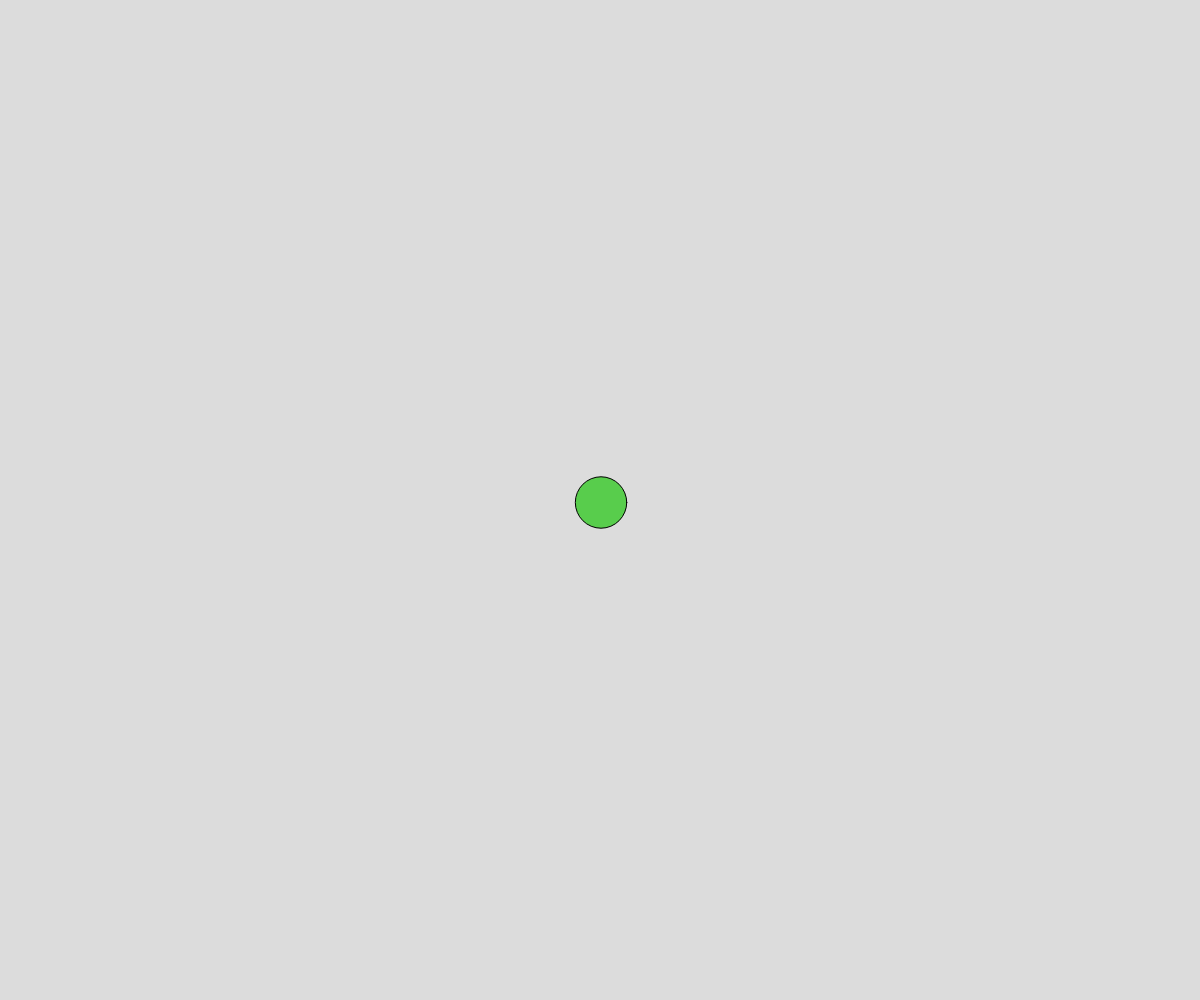
Frame 1 (no input)
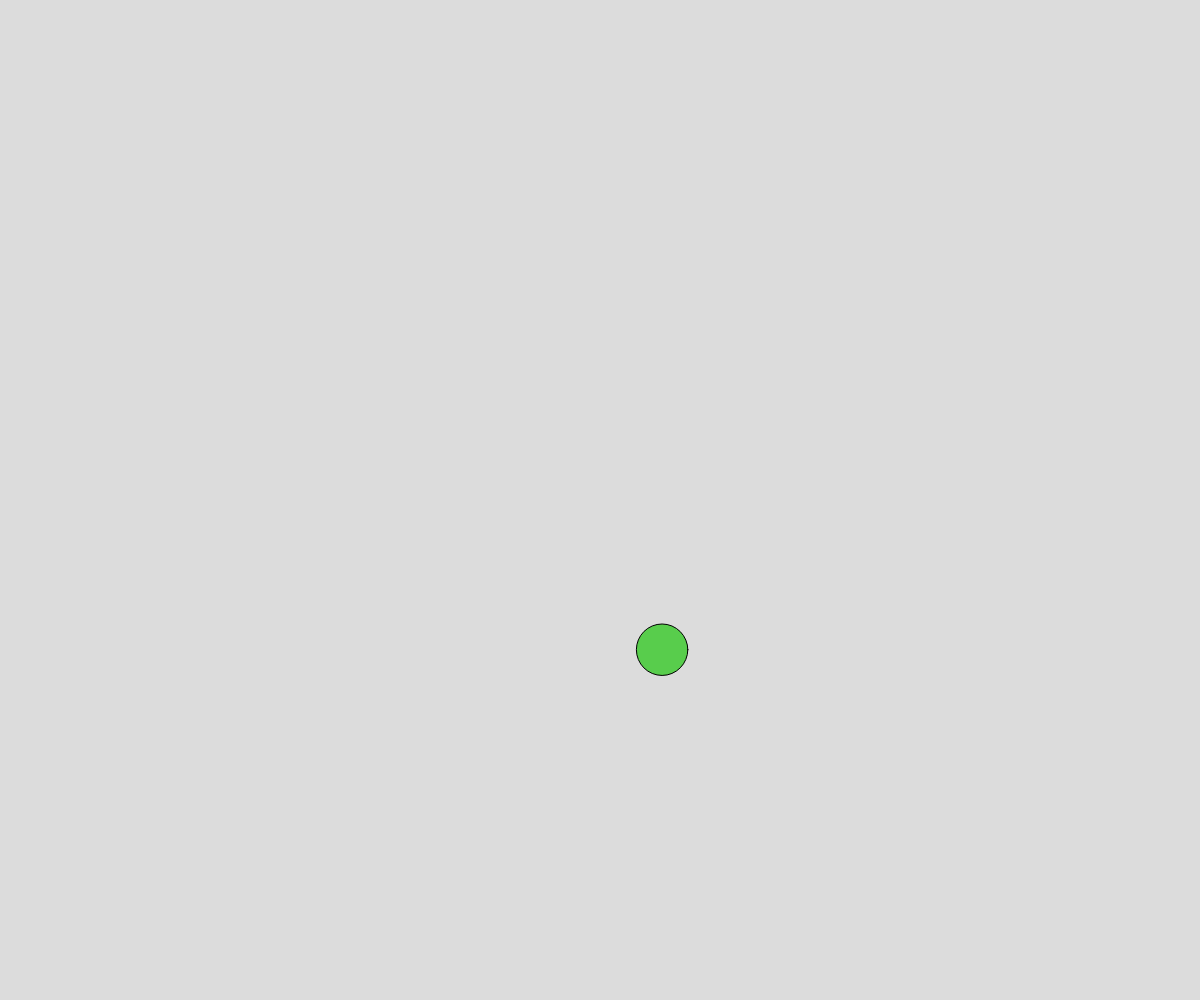
Frame 60 (no input)
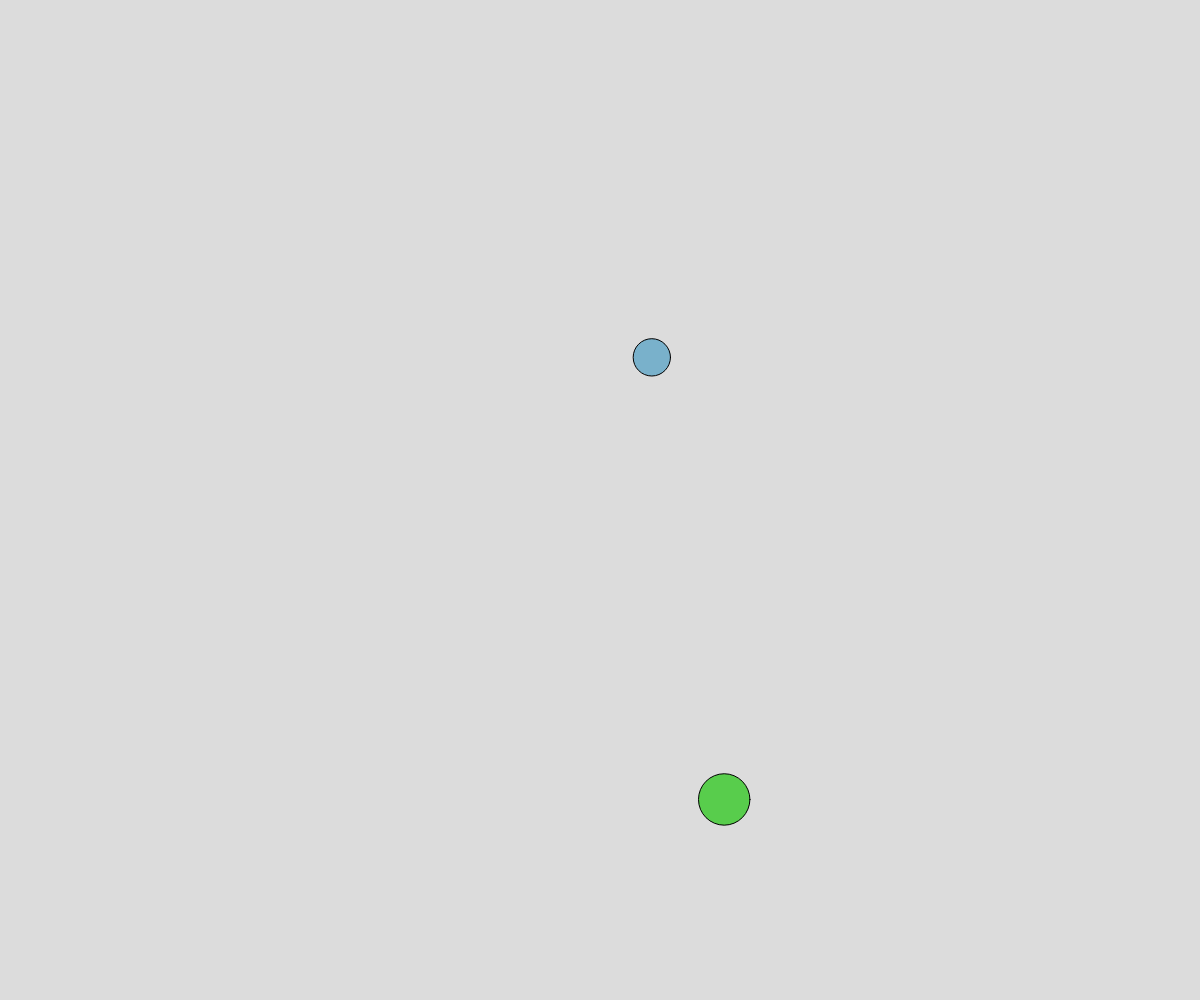
Frame 120 (the mouse pressed at the canvas centre since frame 60)

The p5.js sketch that drew these frames (run headless with seeded random() and noise() and a simulated clock; from frame 60 on, the mouse is pressed at the canvas centre):

// p5.js sketch
// ── sketch.js
// Ball OOP Demo

class Ball{
  constructor(x, y){
    this.x = x;
    this.y = y;
    this.radius = random(15, 30);
    this.dx = random(0, 5);
    this.dy = random(-5, 5);
    this.r = random(255);
    this.g = random(255);
    this.b = random(255);

  }
  move(){
    this.x+=this.dx;
    this.y+=this.dy;
    //check top/bottom for bounce
    if (this.y-this.radius<0||this.radius+this.y >height){
      this.dy*=-1;
    }
    
    //check left/right for bounce
    if(this.x-this.radius<0||this.x+this.radius >width){
      this.dx*=-1;
    }

  }
  display(){
    fill(this.r, this.g, this.b);
    circle(this.x, this.y, this.radius*2);
  }

  bounceOff(otherBall) {
    let radiiSum = this.radius + otherBall.radius;
    let distanceApart = dist(this.x, this.y, otherBall.x, otherBall.y);
    if (radiiSum > distanceApart) {
      //hitting each other...
      let tempX = this.dx;
      let tempY = this.dy;

      this.dx = otherBall.dx;
      this.dy = otherBall.dy;

      otherBall.dx = tempX;
      otherBall.dy = tempY;
    }
  }
}


let ballArray = [];

function setup() {
  createCanvas(windowWidth, windowHeight);
  noStroke;
  let theBall = new Ball(width/2, height/2);
  ballArray.push(theBall);
}

function draw() {
  background(220);
  for(let someBall of ballArray){
    someBall.move();
    for(let otherBall of ballArray){
      //avoid checking self
      if(someBall!==otherBall){
        someBall.bounceOff(otherBall);
      }
    }
    

    someBall.display();
  }
}

function mousePressed() {
  let theBall = new Ball(mouseX, mouseY);
  ballArray.push(theBall);
}
